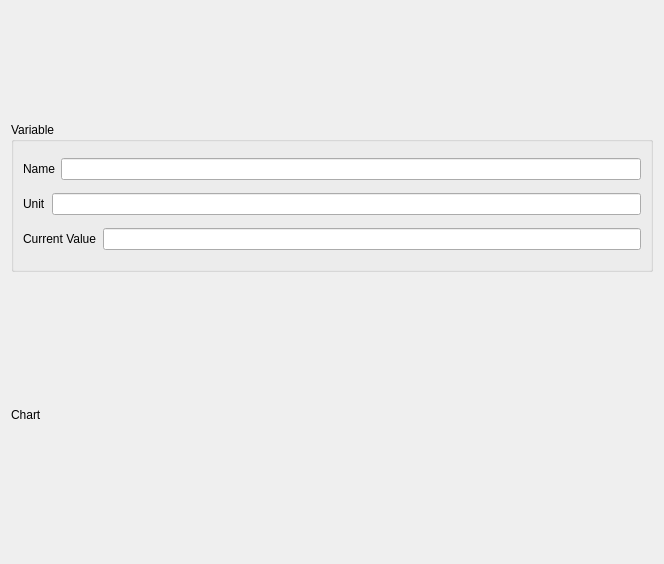
<?xml version="1.0" encoding="UTF-8"?>
<ui version="4.0">
 <class>WidgetVariable</class>
 <widget class="QWidget" name="WidgetVariable">
  <property name="geometry">
   <rect>
    <x>0</x>
    <y>0</y>
    <width>664</width>
    <height>564</height>
   </rect>
  </property>
  <property name="windowTitle">
   <string>Form</string>
  </property>
  <property name="layoutDirection">
   <enum>Qt::LeftToRight</enum>
  </property>
  <layout class="QVBoxLayout" name="verticalLayout_2">
   <property name="topMargin">
    <number>0</number>
   </property>
   <item>
    <widget class="QGroupBox" name="groupBox">
     <property name="maximumSize">
      <size>
       <width>16777215</width>
       <height>150</height>
      </size>
     </property>
     <property name="title">
      <string>Variable</string>
     </property>
     <layout class="QVBoxLayout" name="verticalLayout">
      <item>
       <layout class="QHBoxLayout" name="horizontalLayout">
        <item>
         <widget class="QLabel" name="label">
          <property name="text">
           <string>Name</string>
          </property>
         </widget>
        </item>
        <item>
         <widget class="QLineEdit" name="leName"/>
        </item>
       </layout>
      </item>
      <item>
       <layout class="QHBoxLayout" name="horizontalLayout_2">
        <item>
         <widget class="QLabel" name="label_2">
          <property name="text">
           <string>Unit</string>
          </property>
         </widget>
        </item>
        <item>
         <widget class="QLineEdit" name="leUnit"/>
        </item>
       </layout>
      </item>
      <item>
       <layout class="QHBoxLayout" name="horizontalLayout_3">
        <item>
         <widget class="QLabel" name="label_3">
          <property name="text">
           <string>Current Value</string>
          </property>
         </widget>
        </item>
        <item>
         <widget class="QLineEdit" name="leCurrentValue"/>
        </item>
       </layout>
      </item>
     </layout>
    </widget>
   </item>
   <item>
    <widget class="QLabel" name="label_4">
     <property name="maximumSize">
      <size>
       <width>16777215</width>
       <height>30</height>
      </size>
     </property>
     <property name="text">
      <string>Chart</string>
     </property>
    </widget>
   </item>
  </layout>
 </widget>
 <resources/>
 <connections/>
</ui>
